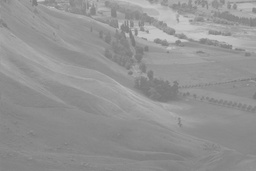
#> input picture mountain4.jpg, 256 x 171 px, shrunk from 1024 x 683 before the run
$ jupyter execute cvision_kuliev_lab2.ipynb   (shell and % lines are left out)
#> lines starting #> are read from the running program, lines starting #| are printed output that depends on the picture
[cell 1]
import cv2
import matplotlib.pyplot as plt
import numpy as np
import math


def normalize(array, maximum=None):
    if maximum is None:
        maximum = array.max()
    normalized = array / maximum
    return normalized


def get_coefs(target, real):
    return target[0] / real[0], target[1] / real[1], target[2] / real[2]


def get_coefs_for_gray_world(avgs, avg_all):
    return avgs[0] / avg_all, avgs[1] / avg_all, avgs[2] / avg_all


def correction_channel(channel, func):
    np_func = np.vectorize(func)
    channel = np_func(channel)
    return channel


def merge_normalized_channels(channels):
    theshold = np.vectorize(lambda x: min(1.0, x))
    new_image = []
    for c in channels:
#         channel = (theshold(c) * 255).astype('uint8')
        channel = (normalize(c) * 255).astype('uint8')
        new_image.append(c.astype('uint8'))
#         new_image.append(channel)

    return cv2.merge(new_image)


def split_to_normalized_channels(input_image):
    b, g, r = cv2.split(input_image)
    return b.astype('uint16'), g.astype('uint16'), r.astype('uint16')
#     return normalize(b, 255), normalize(g, 255), normalize(r, 255)


def color_correction_by_reference_color(image, target_color, selected_color):
    coefs = get_coefs(target_color, selected_color)

    b, g, r = split_to_normalized_channels(image)
    b = correction_channel(b, lambda x: x * coefs[0])
    g = correction_channel(g, lambda x: x * coefs[1])
    r = correction_channel(r, lambda x: x * coefs[2])

    corrected_image = merge_normalized_channels((b, g, r))
    return corrected_image


def color_correction_by_gray_world(image):
    b, g, r = cv2.split(original_image)

    avg_b = np.average(b)
    avg_g = np.average(g)
    avg_r = np.average(r)
    avg_all = (avg_b + avg_g + avg_r) / 3

    coefs = get_coefs_for_gray_world((avg_b, avg_g, avg_r), avg_all)

    b = correction_channel(b, lambda x: x * coefs[0])
    g = correction_channel(g, lambda x: x * coefs[1])
    r = correction_channel(r, lambda x: x * coefs[2])

    return merge_normalized_channels((b, g, r))


def color_correction_by_func(image, func):
    b, g, r = split_to_normalized_channels(image)
    b = correction_channel(b, func)
    g = correction_channel(g, func)
    r = correction_channel(r, func)

    corrected_image = merge_normalized_channels((b, g, r))
    return corrected_image


def color_correction_by_normalizing_hist(image):
    b, g, r = split_to_normalized_channels(image)

    b = normalize(b - b.min()) * 255
    g = normalize(g - g.min()) * 255
    r = normalize(r - r.min()) * 255

    corrected_image = merge_normalized_channels((b, g, r))
    return corrected_image


def color_correction_by_equalizing_histogram(image):
    h, s, l = cv2.split(cv2.cvtColor(image, cv2.COLOR_BGR2HSV))
    l = equalize_channel(l)
    merged = np.dstack((h, s, l)).astype('uint8')
    corrected_image = cv2.cvtColor(merged, cv2.COLOR_HSV2BGR)
    return corrected_image


def get_histogram(image):
    pixels = list(image)
    histogram = [0 for i in range(256)]
    for pixel in pixels:
        histogram[int(pixel)] += 1
    return histogram


def plot_hist(hist, name, color):
    names = range(256)
    plt.bar(names, hist, color=color, width=1.0)
    plt.title(name)
    plt.show()


original_image = cv2.imread('mountain4.jpg')
#> original_image is the input picture: shape (171, 256, 3); min 120, max 202, mean 148
destination_color = (160, 160, 160)
source_color = (100, 100, 100)

[cell 2]
corrected_image = color_correction_by_reference_color(
    original_image, destination_color, source_color)
#> in correction_channel, `channel = np_func(channel)`:
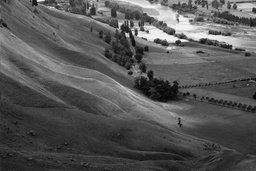
#> channel: shape (171, 256) float64; min 192, max 323.2, mean 236.8; drawn with min black and max white
#> the loop in merge_normalized_channels, `for c in channels: #         channel = (theshold(c) * 255).astype('uin..` made 3 passes
#> pass 1, in normalize, `normalized = array / maximum`:
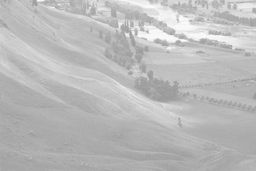
#> normalized: shape (171, 256) float64; min 0.594, max 1, mean 0.733
#> after the loop in merge_normalized_channels, `for c in channels:`: new_image = 3 items
#> in merge_normalized_channels, `return cv2.merge(new_image)`:
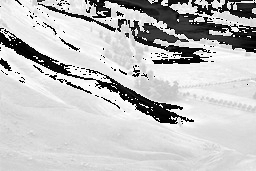
#> returned value: shape (171, 256, 3); min 0, max 254, mean 192.8
# corrected_image = image.copy()

fig, ax = plt.subplots(figsize=(18, 8))

ax = fig.add_subplot(1, 2, 1)
ax.imshow(cv2.cvtColor(original_image, cv2.COLOR_BGR2RGB))

ax = fig.add_subplot(1, 2, 2)
ax.imshow(cv2.cvtColor(corrected_image, cv2.COLOR_BGR2RGB))

plt.show()
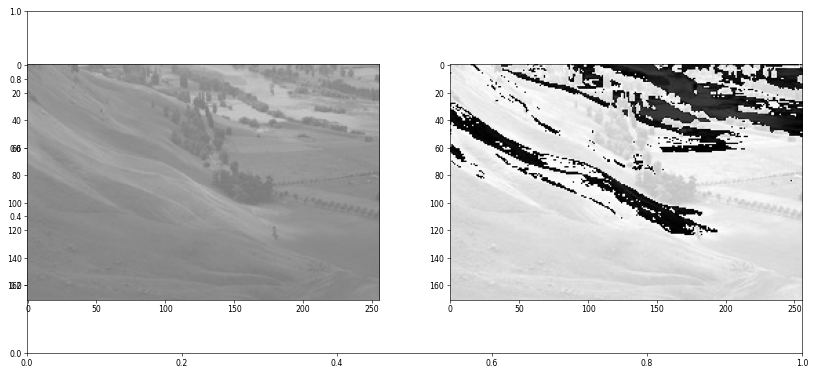
#> figure drawn by matplotlib, 2 panels

[cell 3]
corrected_image = color_correction_by_gray_world(original_image)
#> in color_correction_by_gray_world, `avg_b = np.average(b)`: avg_b = 148
#> in color_correction_by_gray_world, `coefs = get_coefs_for_gray_world((avg_b, avg_g, avg_r), avg_all)`: coefs = (1, 1, 1)
#> the loop in merge_normalized_channels (call 2), `for c in channels: #         channel = (theshold(c) * 255).astype('uin..` made 3 passes

fig, ax = plt.subplots(figsize=(18, 8))

ax = fig.add_subplot(1, 2, 1)
ax.imshow(cv2.cvtColor(original_image, cv2.COLOR_BGR2RGB))

ax = fig.add_subplot(1, 2, 2)
ax.imshow(cv2.cvtColor(corrected_image, cv2.COLOR_BGR2RGB))

plt.show()

[cell 4]
corrected_image = color_correction_by_func(original_image, lambda x: x**1.05)

fig, ax = plt.subplots(figsize=(18, 8))

ax = fig.add_subplot(1, 2, 1)
ax.imshow(cv2.cvtColor(original_image, cv2.COLOR_BGR2RGB))

ax = fig.add_subplot(1, 2, 2)
ax.imshow(cv2.cvtColor(corrected_image, cv2.COLOR_BGR2RGB))

plt.show()

[cell 5]
corrected_image = color_correction_by_normalizing_hist(original_image)

fig, ax = plt.subplots(figsize=(18, 8))

ax = fig.add_subplot(1, 2, 1)
ax.imshow(cv2.cvtColor(original_image, cv2.COLOR_BGR2RGB))

ax = fig.add_subplot(1, 2, 2)
ax.imshow(cv2.cvtColor(corrected_image, cv2.COLOR_BGR2RGB))

plt.show()

[cell 6]
b, g, r = split_to_normalized_channels(original_image)

def equalize_channel(channel):
    gray_levels = 256
    pixel_count = len(channel) * len(channel[0])
    histogram, _ = np.histogram(channel, bins=gray_levels)

    acc = 0
    sdf = []
    for color in histogram:
        acc += color
        sdf.append(acc)

    sdf = np.array(sdf)

    def equalize(pixel, sdf, count):
        sdf_min = sdf.min()
        return round((sdf[pixel] - sdf_min) / (count - sdf_min) * (gray_levels - 1))

    equalize_histogram = np.vectorize(lambda x: equalize(x, sdf, pixel_count))
    channel = equalize_histogram(channel)
    return channel


# b = equalize_channel(b)
# g = equalize_channel(g)
# r = equalize_channel(r)

corrected_image = merge_normalized_channels((b, g, r))

fig, ax = plt.subplots(figsize=(18, 8))

ax = fig.add_subplot(1, 2, 1)
ax.imshow(original_image, cmap='gray')

ax = fig.add_subplot(1, 2, 2)
ax.imshow(equalize_channel(cv2.cvtColor(original_image, cv2.COLOR_BGR2GRAY)), cmap="gray")
#> in equalize_channel, `pixel_count = len(channel) * len(channel[0])`: pixel_count = 43776
#> in equalize_channel, `histogram, _ = np.histogram(channel, bins=gray_levels)`: histogram = 256 values, max 2045 at index 53, min 0 at index 1, mean 171
#> the loop in equalize_channel, `for color in histogram:` made 256 passes
#> (color, acc) on passes 1 to 3: (2, 2), (0, 2), (0, 2)
#> after the loop in equalize_channel, `for color in histogram:`: acc = 43776; sdf = 256 values from 2 to 43776
#> in equalize, `sdf_min = sdf.min()`: sdf_min = 2
#> in equalize_channel, `channel = equalize_histogram(channel)`:
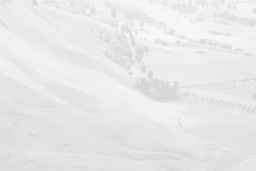
#> channel: shape (171, 256) int64; min 208, max 248, mean 232.1

plt.show()

[cell 7]
corrected_image = color_correction_by_equalizing_histogram(original_image)
#> in color_correction_by_equalizing_histogram, `h, s, l = cv2.split(cv2.cvtColor(image, cv2.COLOR_BGR2HSV))`: h: shape (171, 256); every value is 0
#> the loop in equalize_channel (call 2), `for color in histogram:` made 256 passes
#> in color_correction_by_equalizing_histogram, `merged = np.dstack((h, s, l)).astype('uint8')`: merged: shape (171, 256, 3); mean H, S, V 0, 0, 232.1

fig, ax = plt.subplots(figsize=(18, 8))

ax = fig.add_subplot(1, 2, 1)
ax.imshow(cv2.cvtColor(original_image, cv2.COLOR_BGR2RGB))

ax = fig.add_subplot(1, 2, 2)
ax.imshow(cv2.cvtColor(corrected_image, cv2.COLOR_BGR2RGB))

plt.show()

$ run again, with mountain1.jpg copied over mountain4.jpg
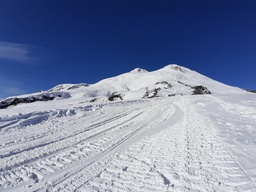
#> input picture mountain1.jpg, 256 x 192 px, shrunk from 1280 x 960 before the run
#> original_image is the input picture: shape (192, 256, 3); mean B, G, R 161.8, 130.7, 119.9
#> the loop in merge_normalized_channels, `for c in channels: #         channel = (theshold(c) * 255).astype('uin..` made 3 passes
#> maximum in normalize on passes 1 to 3: 408, 393.6, 393.6
#> after the loop in merge_normalized_channels, `for c in channels:`: new_image = 3 items
#> avg_b = 161.8
#> avg_g = 130.7
#> avg_r = 119.9
#> avg_all = 137.5
#> coefs = (1.18, 0.951, 0.872)
#> the loop in merge_normalized_channels (call 2), `for c in channels: #         channel = (theshold(c) * 255).astype('uin..` made 3 passes
#> maximum in normalize on passes 1 to 3: 300.1, 233.9, 214.5
#> `plt.show()`:
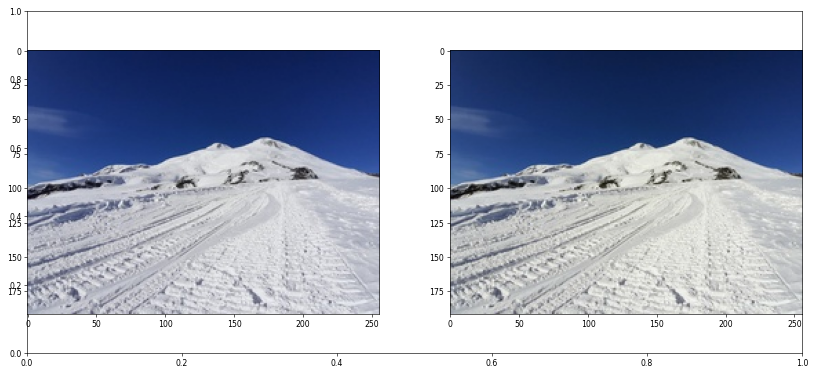
#> figure drawn by matplotlib, 2 panels
#> pixel_count = 49152
#> histogram = 256 values, max 861 at index 37, min 0 at index 3, mean 192
#> the loop in equalize_channel, `for color in histogram:` made 256 passes
#> (color, acc) on passes 1, 3, 4: (2, 2), (1, 5), (0, 5)
#> after the loop in equalize_channel, `for color in histogram:`: acc = 49152; sdf = 256 values from 2 to 49152
#> sdf_min = 2
#> in equalize_channel, `channel = equalize_histogram(channel)`:
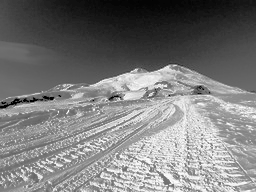
#> channel: shape (192, 256) int64; min 0, max 255, mean 122.4
#> the loop in equalize_channel (call 2), `for color in histogram:` made 256 passes
#> (color, acc) on passes 1 to 3: (3, 3), (0, 3), (1, 4)

$ run again, with mountain2.jpg copied over mountain4.jpg
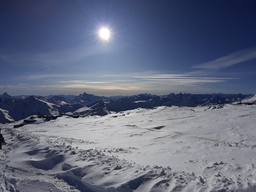
#> input picture mountain2.jpg, 256 x 192 px, shrunk from 1280 x 960 before the run
#> original_image is the input picture: shape (192, 256, 3); mean B, G, R 127.4, 106.1, 98.7
#> the loop in merge_normalized_channels, `for c in channels: #         channel = (theshold(c) * 255).astype('uin..` made 3 passes
#> after the loop in merge_normalized_channels, `for c in channels:`: new_image = 3 items
#> avg_b = 127.4
#> avg_g = 106.1
#> avg_r = 98.7
#> avg_all = 110.7
#> coefs = (1.15, 0.958, 0.891)
#> the loop in merge_normalized_channels (call 2), `for c in channels: #         channel = (theshold(c) * 255).astype('uin..` made 3 passes
#> maximum in normalize on passes 1 to 3: 293.3, 244.4, 227.3
#> `plt.show()`:
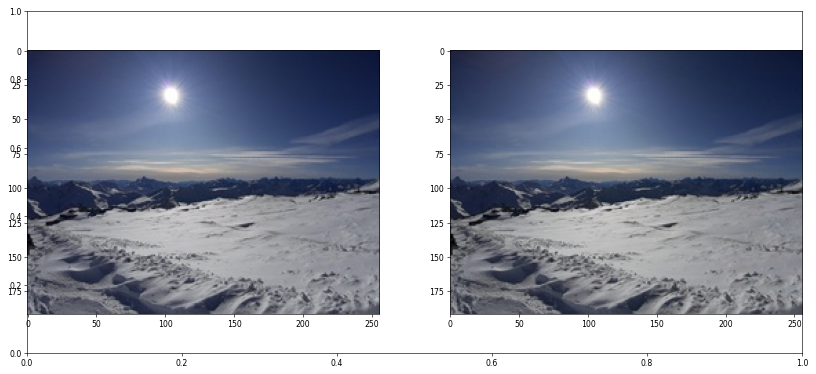
#> figure drawn by matplotlib, 2 panels
#> pixel_count = 49152
#> histogram = 256 values, max 462 at index 142, min 0 at index 4, mean 192
#> the loop in equalize_channel, `for color in histogram:` made 256 passes
#> (color, acc) on passes 1, 2, 5: (4, 4), (5, 9), (0, 14)
#> after the loop in equalize_channel, `for color in histogram:`: acc = 49152; sdf = 256 values from 4 to 49152
#> sdf_min = 4
#> in color_correction_by_equalizing_histogram, `h, s, l = cv2.split(cv2.cvtColor(image, cv2.COLOR_BGR2HSV))`:
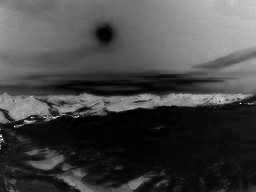
#> s: shape (192, 256); min 0, max 255, mean 70.2
#> the loop in equalize_channel (call 2), `for color in histogram:` made 256 passes
#> (color, acc) on passes 2, 4, 5: (0, 1), (2, 5), (3, 8)
